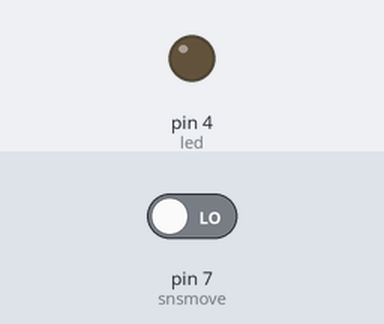
Bench run of a sketch on a simulated Arduino Uno, built with avr-gcc and run on an emulated ATmega328P. Parts: output pins drawn as LEDs (lit = HIGH). The test bench sets the inputs (shaded band); at power-on: pin 7 (snsmove) LOW.

Above: at 1.2 s.
1.3 s: pin 7 (snsmove) driven HIGH
At 1.6 s:
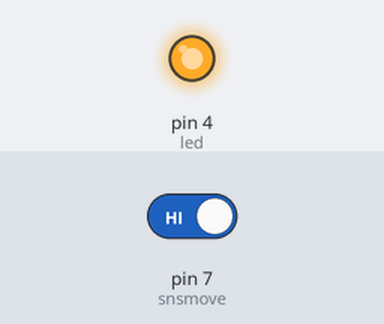
Timing chart, 0 to 4.3 s (numbered marks = the images above; inputs shaded):
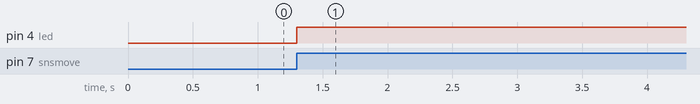

Measured:
- after the input at 1.3 s, pin 4 (led): LOW → HIGH at once

The sketch:

Q08.ino
```cpp
#define snsmove 7
int led = 4;
int snsmov = 7;
int click = 0;


void setup() {
  pinMode(led, OUTPUT);
  pinMode(snsmov, INPUT);
}

void loop() {
  bool snsmovestate = digitalRead(snsmove);
  if(snsmovestate){
    for(int i=0; i<3;i++){
      digitalWrite(led, HIGH);
      delay(777);
      digitalWrite(led, LOW);
    }
  }
}
```
